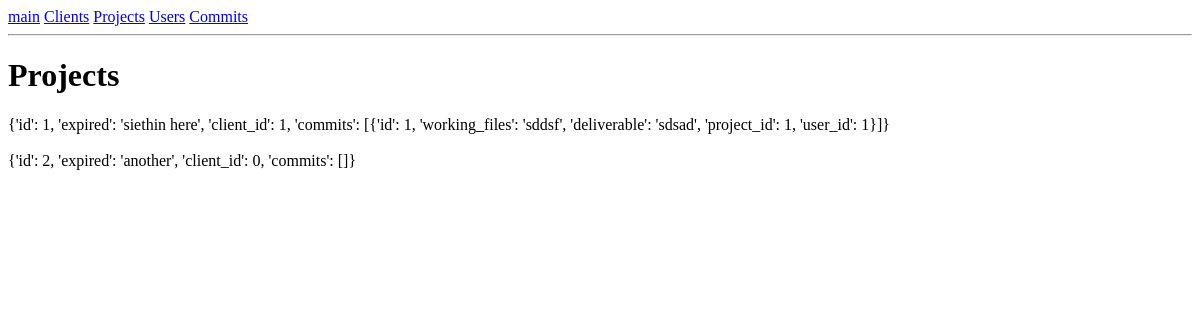
Page /project on the earlier database version.
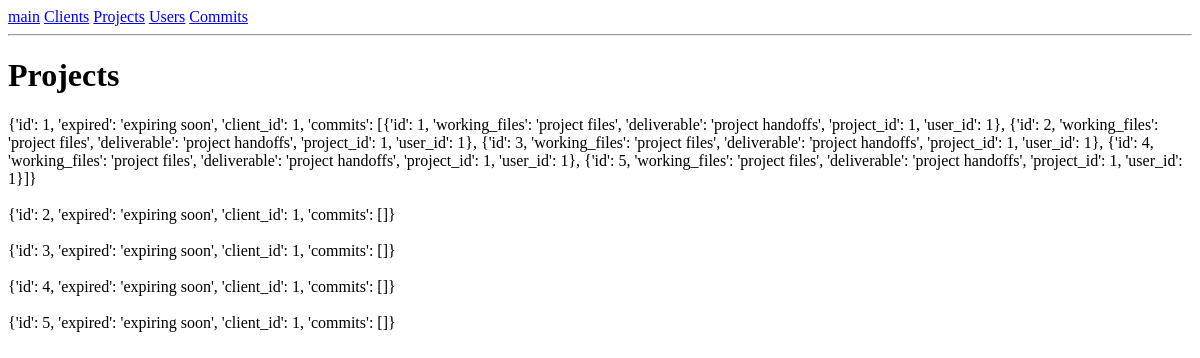
Same page on the later database version.
### app.py (models this page shows, shortened)
class Project(db.Model):
    id = db.Column(db.Integer, primary_key=True)
    expired = db.Column(db.String)
    client_id = db.Column(db.Integer, db.ForeignKey('client.id'),
        nullable=False)
    commits = db.relationship('Commit',
        backref=db.backref('Project', lazy=True))

### app.py (the view)
@app.route('/project')
def projects():
    data = module.func.project_all()
    return render_template('projects.html', data=data)

### module/func.py (called while the page is built)
def scheme_project(row):
    commits = []
    for commit in row.commits:
        commits.append(scheme_commit(commit))
    return {
        'id': row.id,
        'expired': row.expired,
        'client_id': row.client_id,
        'commits': commits
    }

def scheme_commit(row):
    return {
        'id': row.id,
        'working_files': row.working_files,
        'deliverable': row.deliverable,
        'project_id': row.project_id,
        'user_id': row.user_id
    }

def project_all():
    output = []
    rows = app.Project.query.all()
    for row in rows:
        x = scheme_project(row)
        output.append(x)
    return output

### templates/projects.html
{% extends "base.html" %}
{% block content %}
<h1>Projects</h1>
{% for project in data %}
<div>
    {{project}}
</div>
<br>
{% endfor %}
{% endblock %}

Differences in the rows shown:
changed Project (number 1 of 5 on the later page): project "{'id': 1, 'expired': 'siethin here', 'client_id': 1, 'commits': [{'id': 1, 'working_files': 'sddsf', 'deliverable': 'sdsad', 'project_id': 1, 'user_id': 1}]}" → "{'id': 1, 'expired': 'expiring soon', 'client_id': 1, 'commits': [{'id': 1, 'working_files': 'project files', 'deliverable': 'project handoffs', 'project_id': 1, 'user_id': 1}, {'id': 2, 'working_files': 'project files', 'deliverable': 'project handoffs', 'project_id': 1, 'user_id': 1}, {'id': 3, 'working_files': 'project files', 'deliverable': 'project handoffs', 'project_id': 1, 'user_id': 1}, {'id': 4, 'working_files': 'project files', 'deliverable': 'project handoffs', 'project_id': 1, 'user_id': 1}, {'id': 5, 'working_files': 'project files', 'deliverable': 'project handoffs', 'project_id': 1, 'user_id': 1}]}"
changed Project (number 2 of 5 on the later page): project "{'id': 2, 'expired': 'another', 'client_id': 0, 'commits': []}" → "{'id': 2, 'expired': 'expiring soon', 'client_id': 1, 'commits': []}"
added Project: project "{'id': 3, 'expired': 'expiring soon', 'client_id': 1, 'commits': []}"
added Project: project "{'id': 4, 'expired': 'expiring soon', 'client_id': 1, 'commits': []}"
added Project: project "{'id': 5, 'expired': 'expiring soon', 'client_id': 1, 'commits': []}"
